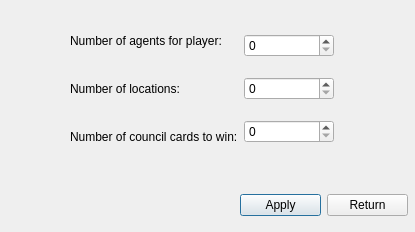
<?xml version="1.0" encoding="UTF-8"?>
<ui version="4.0">
 <class>SettingsScreen</class>
 <widget class="QDialog" name="SettingsScreen">
  <property name="geometry">
   <rect>
    <x>0</x>
    <y>0</y>
    <width>415</width>
    <height>232</height>
   </rect>
  </property>
  <property name="windowTitle">
   <string>Dialog</string>
  </property>
  <widget class="QWidget" name="layoutWidget">
   <property name="geometry">
    <rect>
     <x>70</x>
     <y>20</y>
     <width>264</width>
     <height>138</height>
    </rect>
   </property>
   <layout class="QHBoxLayout" name="horizontalLayout">
    <item>
     <layout class="QVBoxLayout" name="verticalLayout">
      <item>
       <widget class="QLabel" name="label_2">
        <property name="text">
         <string>Number of agents for player:</string>
        </property>
       </widget>
      </item>
      <item>
       <widget class="QLabel" name="label_3">
        <property name="text">
         <string>Number of locations:</string>
        </property>
       </widget>
      </item>
      <item>
       <widget class="QLabel" name="label_4">
        <property name="text">
         <string>Number of council cards to win:</string>
        </property>
       </widget>
      </item>
     </layout>
    </item>
    <item>
     <layout class="QVBoxLayout" name="verticalLayout_2">
      <item>
       <widget class="QSpinBox" name="agentNumBox"/>
      </item>
      <item>
       <widget class="QSpinBox" name="locNumBox"/>
      </item>
      <item>
       <widget class="QSpinBox" name="cardNumBox"/>
      </item>
     </layout>
    </item>
   </layout>
  </widget>
  <widget class="QWidget" name="layoutWidget">
   <property name="geometry">
    <rect>
     <x>240</x>
     <y>190</y>
     <width>168</width>
     <height>30</height>
    </rect>
   </property>
   <layout class="QHBoxLayout" name="horizontalLayout_2">
    <item>
     <widget class="QPushButton" name="saveButton">
      <property name="text">
       <string>Apply</string>
      </property>
     </widget>
    </item>
    <item>
     <widget class="QPushButton" name="returnButton">
      <property name="text">
       <string>Return</string>
      </property>
     </widget>
    </item>
   </layout>
  </widget>
 </widget>
 <resources/>
 <connections/>
</ui>
